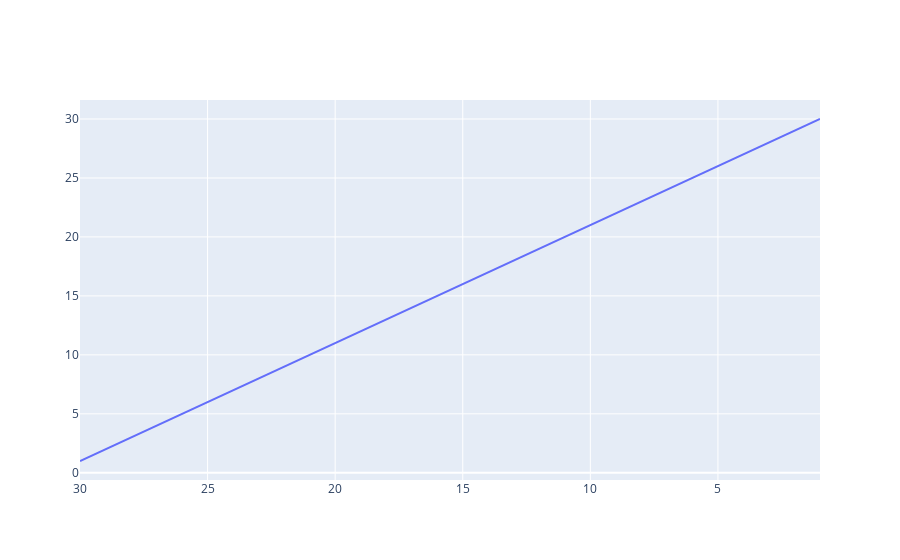

The notebook cell this image was saved under:
### Code cell
xs = np.arange(30,0,-1)
ys = np.arange(1,31)
ff = go.Figure(data=[go.Scatter(x=xs,y=ys)])
ff.update_layout(xaxis={'type':'category'})
ff.update_layout(xaxis={'type':'-','autorange':'reversed'})

### Figure 1 — Plotly figure (JSON) as saved in the notebook; plotly's stock layout.template omitted (floating-point values rounded to 4 significant figures)
{"data": [{"type": "scatter", "x": [30, 29, 28, 27, 26, 25, 24, 23, 22, 21, 20, 19, 18, 17, 16, 15, 14, 13, 12, 11, 10, 9, 8, 7, 6, 5, 4, 3, 2, 1], "y": [1, 2, 3, 4, 5, 6, 7, 8, 9, 10, 11, 12, 13, 14, 15, 16, 17, 18, 19, 20, 21, 22, 23, 24, 25, 26, 27, 28, 29, 30]}], "layout": {"xaxis": {"autorange": "reversed", "type": "-"}}}
